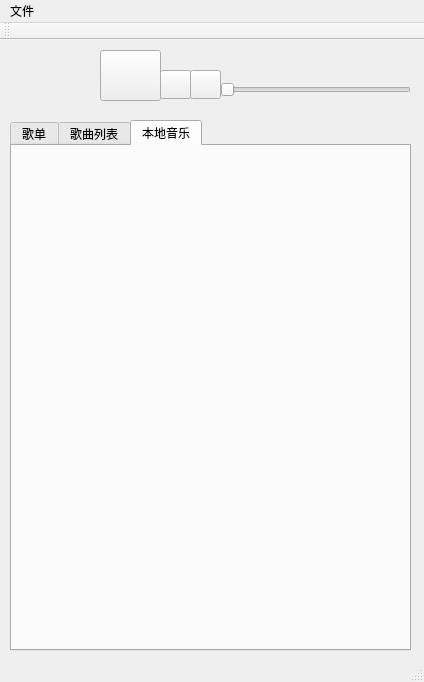
<?xml version="1.0" encoding="UTF-8"?>
<ui version="4.0">
 <class>MainWindow</class>
 <widget class="QMainWindow" name="MainWindow">
  <property name="geometry">
   <rect>
    <x>0</x>
    <y>0</y>
    <width>424</width>
    <height>682</height>
   </rect>
  </property>
  <property name="windowTitle">
   <string>MainWindow</string>
  </property>
  <widget class="QWidget" name="centralWidget">
   <widget class="QTabWidget" name="tabWidget">
    <property name="geometry">
     <rect>
      <x>10</x>
      <y>80</y>
      <width>401</width>
      <height>531</height>
     </rect>
    </property>
    <property name="focusPolicy">
     <enum>Qt::NoFocus</enum>
    </property>
    <property name="currentIndex">
     <number>2</number>
    </property>
    <widget class="QWidget" name="tab">
     <attribute name="title">
      <string>歌单</string>
     </attribute>
    </widget>
    <widget class="QWidget" name="tab_2">
     <attribute name="title">
      <string>歌曲列表</string>
     </attribute>
    </widget>
    <widget class="QWidget" name="tab_3">
     <attribute name="title">
      <string>本地音乐</string>
     </attribute>
    </widget>
   </widget>
   <widget class="QLabel" name="image_label">
    <property name="geometry">
     <rect>
      <x>10</x>
      <y>0</y>
      <width>81</width>
      <height>71</height>
     </rect>
    </property>
    <property name="text">
     <string/>
    </property>
   </widget>
   <widget class="QPushButton" name="play_BTN">
    <property name="geometry">
     <rect>
      <x>100</x>
      <y>10</y>
      <width>61</width>
      <height>51</height>
     </rect>
    </property>
    <property name="focusPolicy">
     <enum>Qt::NoFocus</enum>
    </property>
    <property name="text">
     <string/>
    </property>
   </widget>
   <widget class="QPushButton" name="next_BTN">
    <property name="geometry">
     <rect>
      <x>160</x>
      <y>30</y>
      <width>31</width>
      <height>29</height>
     </rect>
    </property>
    <property name="focusPolicy">
     <enum>Qt::NoFocus</enum>
    </property>
    <property name="text">
     <string/>
    </property>
   </widget>
   <widget class="QSlider" name="time_Slider">
    <property name="geometry">
     <rect>
      <x>220</x>
      <y>40</y>
      <width>191</width>
      <height>20</height>
     </rect>
    </property>
    <property name="focusPolicy">
     <enum>Qt::NoFocus</enum>
    </property>
    <property name="orientation">
     <enum>Qt::Horizontal</enum>
    </property>
   </widget>
   <widget class="QPushButton" name="stop_BTN">
    <property name="geometry">
     <rect>
      <x>190</x>
      <y>30</y>
      <width>31</width>
      <height>29</height>
     </rect>
    </property>
    <property name="focusPolicy">
     <enum>Qt::NoFocus</enum>
    </property>
    <property name="text">
     <string/>
    </property>
   </widget>
  </widget>
  <widget class="QMenuBar" name="menuBar">
   <property name="geometry">
    <rect>
     <x>0</x>
     <y>0</y>
     <width>424</width>
     <height>29</height>
    </rect>
   </property>
   <widget class="QMenu" name="menu">
    <property name="title">
     <string>文件</string>
    </property>
    <addaction name="load_action"/>
    <addaction name="exit_action"/>
   </widget>
   <addaction name="menu"/>
  </widget>
  <widget class="QToolBar" name="mainToolBar">
   <attribute name="toolBarArea">
    <enum>TopToolBarArea</enum>
   </attribute>
   <attribute name="toolBarBreak">
    <bool>false</bool>
   </attribute>
  </widget>
  <widget class="QStatusBar" name="statusBar"/>
  <action name="load_action">
   <property name="text">
    <string>导入本地音乐</string>
   </property>
  </action>
  <action name="exit_action">
   <property name="text">
    <string>退出</string>
   </property>
  </action>
 </widget>
 <layoutdefault spacing="6" margin="11"/>
 <resources/>
 <connections/>
</ui>
